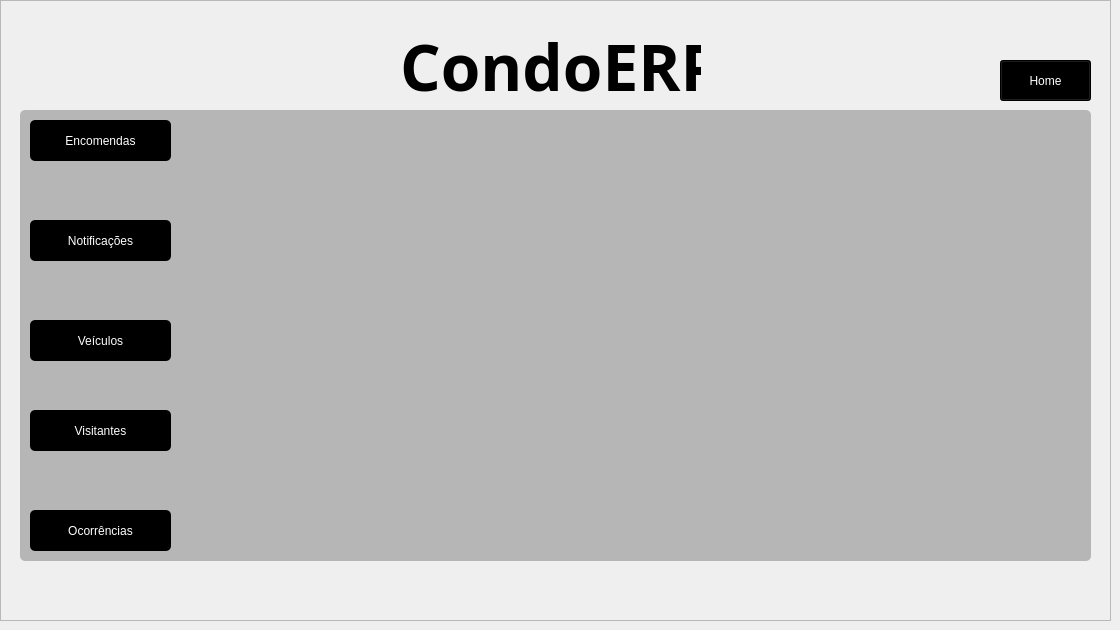
    <widget class="QWidget" name="page">
     <widget class="QFrame" name="frame_2">
      <property name="geometry">
       <rect>
        <x>0</x>
        <y>0</y>
        <width>1111</width>
        <height>621</height>
       </rect>
      </property>
      <property name="frameShape">
       <enum>QFrame::Shape::StyledPanel</enum>
      </property>
      <property name="frameShadow">
       <enum>QFrame::Shadow::Raised</enum>
      </property>
      <widget class="QLabel" name="label_2">
       <property name="geometry">
        <rect>
         <x>400</x>
         <y>30</y>
         <width>301</width>
         <height>71</height>
        </rect>
       </property>
       <property name="font">
        <font>
         <family>Bahnschrift SemiBold</family>
         <pointsize>48</pointsize>
         <bold>true</bold>
        </font>
       </property>
       <property name="text">
        <string>CondoERP</string>
       </property>
      </widget>
      <widget class="QFrame" name="frame_3">
       <property name="geometry">
        <rect>
         <x>20</x>
         <y>110</y>
         <width>1071</width>
         <height>451</height>
        </rect>
       </property>
       <property name="styleSheet">
        <string notr="true">background-color: rgb(182, 182, 182);
color: black;
border-radius: 5px;</string>
       </property>
       <property name="frameShape">
        <enum>QFrame::Shape::StyledPanel</enum>
       </property>
       <property name="frameShadow">
        <enum>QFrame::Shadow::Raised</enum>
       </property>
       <widget class="QPushButton" name="pushNotificacoes">
        <property name="geometry">
         <rect>
          <x>10</x>
          <y>110</y>
          <width>141</width>
          <height>41</height>
         </rect>
        </property>
        <property name="styleSheet">
         <string notr="true">background-color: black;
color: white;</string>
        </property>
        <property name="text">
         <string>Notificações</string>
        </property>
       </widget>
       <widget class="QPushButton" name="pushVeiculos">
        <property name="geometry">
         <rect>
          <x>10</x>
          <y>210</y>
          <width>141</width>
          <height>41</height>
         </rect>
        </property>
        <property name="styleSheet">
         <string notr="true">background-color: black;
color: white;</string>
        </property>
        <property name="text">
         <string>Veículos</string>
        </property>
       </widget>
       <widget class="QPushButton" name="pushEncomendas">
        <property name="geometry">
         <rect>
          <x>10</x>
          <y>10</y>
          <width>141</width>
          <height>41</height>
         </rect>
        </property>
        <property name="styleSheet">
         <string notr="true">background-color: black;
color: white;</string>
        </property>
        <property name="text">
         <string>Encomendas</string>
        </property>
       </widget>
       <widget class="QPushButton" name="pushOcorrencias">
        <property name="geometry">
         <rect>
          <x>10</x>
          <y>400</y>
          <width>141</width>
          <height>41</height>
         </rect>
        </property>
        <property name="styleSheet">
         <string notr="true">background-color: black;
color: white;</string>
        </property>
        <property name="text">
         <string>Ocorrências</string>
        </property>
       </widget>
       <widget class="QPushButton" name="pushVisitantes">
        <property name="geometry">
         <rect>
          <x>10</x>
          <y>300</y>
          <width>141</width>
          <height>41</height>
         </rect>
        </property>
        <property name="styleSheet">
         <string notr="true">background-color: black;
color: white;</string>
        </property>
        <property name="text">
         <string>Visitantes</string>
        </property>
       </widget>
      </widget>
      <widget class="QPushButton" name="pushHome">
       <property name="geometry">
        <rect>
         <x>1000</x>
         <y>60</y>
         <width>91</width>
         <height>41</height>
        </rect>
       </property>
       <property name="styleSheet">
        <string notr="true">background-color: black;
color: white;</string>
       </property>
       <property name="text">
        <string>Home</string>
       </property>
      </widget>
     </widget>
    </widget>
